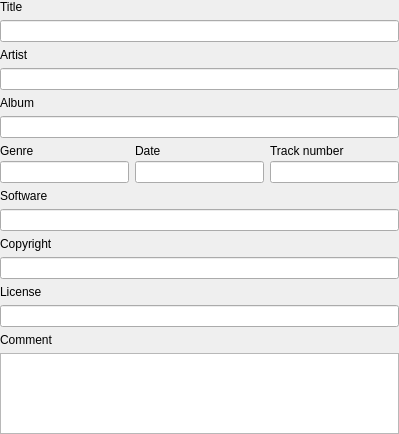
<?xml version="1.0" encoding="UTF-8"?>
<ui version="4.0">
 <class>CSoundPropertyWidget</class>
 <widget class="QWidget" name="CSoundPropertyWidget">
  <property name="geometry">
   <rect>
    <x>0</x>
    <y>0</y>
    <width>399</width>
    <height>434</height>
   </rect>
  </property>
  <property name="windowTitle">
   <string>Form</string>
  </property>
  <layout class="QGridLayout" name="gridLayout">
   <property name="leftMargin">
    <number>0</number>
   </property>
   <property name="topMargin">
    <number>0</number>
   </property>
   <property name="rightMargin">
    <number>0</number>
   </property>
   <property name="bottomMargin">
    <number>0</number>
   </property>
   <item row="0" column="0">
    <widget class="QLabel" name="label_title">
     <property name="text">
      <string>Title</string>
     </property>
    </widget>
   </item>
   <item row="1" column="0">
    <widget class="QLineEdit" name="lineEdit_title"/>
   </item>
   <item row="2" column="0">
    <widget class="QLabel" name="label_artist">
     <property name="text">
      <string>Artist</string>
     </property>
    </widget>
   </item>
   <item row="3" column="0">
    <widget class="QLineEdit" name="lineEdit_artist"/>
   </item>
   <item row="4" column="0">
    <widget class="QLabel" name="label_album">
     <property name="text">
      <string>Album</string>
     </property>
    </widget>
   </item>
   <item row="5" column="0">
    <widget class="QLineEdit" name="lineEdit_album"/>
   </item>
   <item row="6" column="0">
    <layout class="QGridLayout" name="gridLayout_2">
     <property name="verticalSpacing">
      <number>3</number>
     </property>
     <item row="1" column="2">
      <widget class="QLineEdit" name="lineEdit_tracknumber"/>
     </item>
     <item row="1" column="1">
      <widget class="QLineEdit" name="lineEdit_date"/>
     </item>
     <item row="1" column="0">
      <widget class="QLineEdit" name="lineEdit_genre"/>
     </item>
     <item row="0" column="0">
      <widget class="QLabel" name="label_genre">
       <property name="text">
        <string>Genre</string>
       </property>
      </widget>
     </item>
     <item row="0" column="1">
      <widget class="QLabel" name="label_date">
       <property name="text">
        <string>Date</string>
       </property>
      </widget>
     </item>
     <item row="0" column="2">
      <widget class="QLabel" name="label_tracknumber">
       <property name="text">
        <string>Track number</string>
       </property>
      </widget>
     </item>
    </layout>
   </item>
   <item row="7" column="0">
    <widget class="QLabel" name="label_software">
     <property name="text">
      <string>Software</string>
     </property>
    </widget>
   </item>
   <item row="8" column="0">
    <widget class="QLineEdit" name="lineEdit_software"/>
   </item>
   <item row="9" column="0">
    <widget class="QLabel" name="label_copyright">
     <property name="text">
      <string>Copyright</string>
     </property>
    </widget>
   </item>
   <item row="10" column="0">
    <widget class="QLineEdit" name="lineEdit_copyright"/>
   </item>
   <item row="11" column="0">
    <widget class="QLabel" name="label_license">
     <property name="text">
      <string>License</string>
     </property>
    </widget>
   </item>
   <item row="12" column="0">
    <widget class="QLineEdit" name="lineEdit_license"/>
   </item>
   <item row="13" column="0">
    <widget class="QLabel" name="label_comment">
     <property name="text">
      <string>Comment</string>
     </property>
    </widget>
   </item>
   <item row="14" column="0">
    <widget class="QPlainTextEdit" name="plainTextEdit_comment"/>
   </item>
  </layout>
 </widget>
 <resources/>
 <connections/>
</ui>
